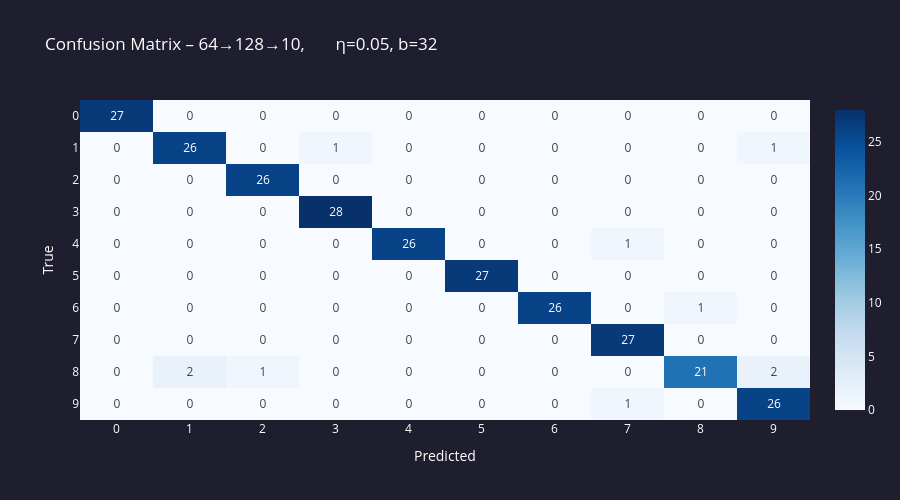

Here is the notebook cell this chart was saved with:
### Markdown cell above
---
## 4. Najlepsza konfiguracja – macierz pomyłek

### Code cell
# Pick the best experiment by test accuracy
best = max(results, key=lambda e: e['test_acc'])
print(f"Best config : {best['name']}")
print(f"Test accuracy: {best['test_acc']:.4f}")

# Confusion matrix
best_trainer = best['trainer']
y_pred_proba = best_trainer.model._forward(X_test)
y_pred       = np.argmax(y_pred_proba, axis=1)

n_classes = 10
cm = np.zeros((n_classes, n_classes), dtype=int)
for true, pred in zip(y_test, y_pred):
    cm[true][pred] += 1

fig_cm = go.Figure(go.Heatmap(
    z=cm,
    x=[str(i) for i in range(n_classes)],
    y=[str(i) for i in range(n_classes)],
    colorscale='Blues',
    text=cm, texttemplate='%{text}',
    hovertemplate='True: %{y}<br>Pred: %{x}<br>Count: %{z}<extra></extra>',
))
fig_cm.update_layout(
    title=f'Confusion Matrix – {best["name"]}',
    xaxis_title='Predicted', yaxis_title='True',
    plot_bgcolor='#1e1e2e', paper_bgcolor='#1e1e2e',
    font=dict(color='white'), height=500,
    yaxis=dict(autorange='reversed'),
)
fig_cm.show()

### Figure 1 — Plotly figure (JSON) as saved in the notebook; plotly's stock layout.template omitted (floating-point values rounded to 4 significant figures)
{"data": [{"colorscale": [[0, "rgb(247,251,255)"], [0.125, "rgb(222,235,247)"], [0.25, "rgb(198,219,239)"], [0.375, "rgb(158,202,225)"], [0.5, "rgb(107,174,214)"], [0.625, "rgb(66,146,198)"], [0.75, "rgb(33,113,181)"], [0.875, "rgb(8,81,156)"], [1, "rgb(8,48,107)"]], "hovertemplate": "True: %{y}<br>Pred: %{x}<br>Count: %{z}<extra></extra>", "text": [[27, 0, 0, 0, 0, 0, 0, 0, 0, 0], [0, 26, 0, 1, 0, 0, 0, 0, 0, 1], [0, 0, 26, 0, 0, 0, 0, 0, 0, 0], [0, 0, 0, 28, 0, 0, 0, 0, 0, 0], [0, 0, 0, 0, 26, 0, 0, 1, 0, 0], [0, 0, 0, 0, 0, 27, 0, 0, 0, 0], [0, 0, 0, 0, 0, 0, 26, 0, 1, 0], [0, 0, 0, 0, 0, 0, 0, 27, 0, 0], [0, 2, 1, 0, 0, 0, 0, 0, 21, 2], [0, 0, 0, 0, 0, 0, 0, 1, 0, 26]], "texttemplate": "%{text}", "type": "heatmap", "x": ["0", "1", "2", "3", "4", "5", "6", "7", "8", "9"], "y": ["0", "1", "2", "3", "4", "5", "6", "7", "8", "9"], "z": [[27, 0, 0, 0, 0, 0, 0, 0, 0, 0], [0, 26, 0, 1, 0, 0, 0, 0, 0, 1], [0, 0, 26, 0, 0, 0, 0, 0, 0, 0], [0, 0, 0, 28, 0, 0, 0, 0, 0, 0], [0, 0, 0, 0, 26, 0, 0, 1, 0, 0], [0, 0, 0, 0, 0, 27, 0, 0, 0, 0], [0, 0, 0, 0, 0, 0, 26, 0, 1, 0], [0, 0, 0, 0, 0, 0, 0, 27, 0, 0], [0, 2, 1, 0, 0, 0, 0, 0, 21, 2], [0, 0, 0, 0, 0, 0, 0, 1, 0, 26]]}], "layout": {"font": {"color": "white"}, "height": 500, "paper_bgcolor": "#1e1e2e", "plot_bgcolor": "#1e1e2e", "title": {"text": "Confusion Matrix – 64→128→10,       η=0.05, b=32"}, "xaxis": {"title": {"text": "Predicted"}}, "yaxis": {"autorange": "reversed", "title": {"text": "True"}}}}
